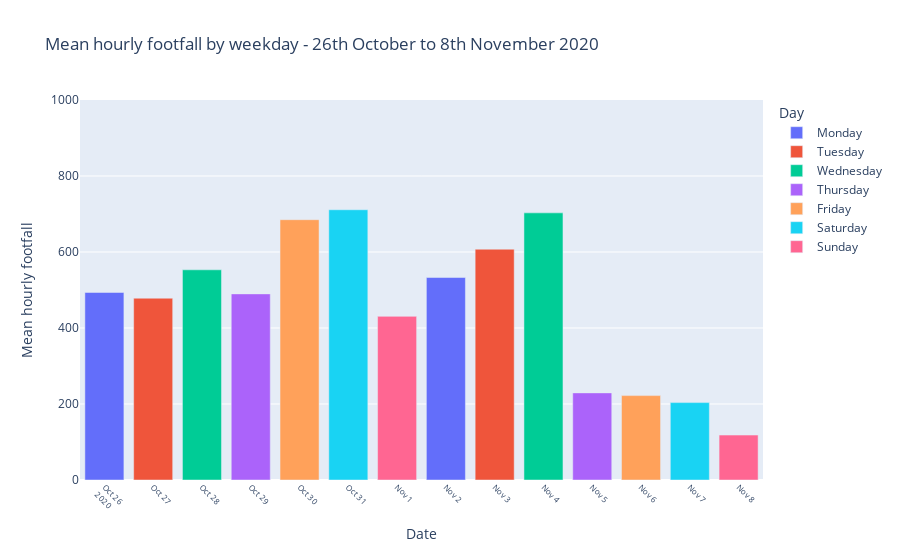

The notebook cell saved with this chart:
### Markdown cell above
This is interesting.  Footfall jumps in the week commencing 12th October.  The tier system was introduced on 14th October, with Liverpool being the only city to be placed in the highest.  Leeds was placed in tier 2, which put restrictions on meeting indoors and on hospitality, particularly pubs and bars.  Perhaps in anticipation of closures, people started flocking into the city centre to make the most of supposed freedoms before things maybe got worse?  This trend certainly continued later into October.

I wonder if it had a huge peak before Leeds was put into tier 3 and the 2nd national lockdown came into force?

### Code cell
data_2020_subset = (footfalldf
        .pipe(start_pipeline)
                 .pipe(remove_new_cameras)
        .pipe(mean_hourly,"day")
        .pipe(reset_df_index)
        .pipe(date_range,"2020-10-26","2020-11-08"))
data_2020_subset['Day_Name'] = data_2020_subset.index.day_name()

bar = px.bar(data_2020_subset,y='Count', title="Mean hourly footfall by weekday - 26th October to 8th November 2020",
             color='Day_Name',hover_data=['Day_Name','Count'],
             labels={'Count': 'Mean hourly footfall', 'DateTime': 'Date', 'Day_Name':'Day'})

bar.update_xaxes(nticks=26,tickangle=45,tickfont=dict(size=8))
bar.update_yaxes(range=[0,1000])

bar.show()

### Figure 1 — Plotly figure (JSON) as saved in the notebook; plotly's stock layout.template omitted (floating-point values rounded to 4 significant figures)
{"data": [{"alignmentgroup": "True", "customdata": [["Monday"], ["Monday"]], "hovertemplate": "Day=%{customdata[0]}<br>Date=%{x}<br>Mean hourly footfall=%{y}<extra></extra>", "legendgroup": "Monday", "marker": {"color": "#636efa"}, "name": "Monday", "offsetgroup": "Monday", "orientation": "v", "showlegend": true, "textposition": "auto", "type": "bar", "x": ["2020-10-26T00:00:00", "2020-11-02T00:00:00"], "xaxis": "x", "y": [493.5, 532.8], "yaxis": "y"}, {"alignmentgroup": "True", "customdata": [["Tuesday"], ["Tuesday"]], "hovertemplate": "Day=%{customdata[0]}<br>Date=%{x}<br>Mean hourly footfall=%{y}<extra></extra>", "legendgroup": "Tuesday", "marker": {"color": "#EF553B"}, "name": "Tuesday", "offsetgroup": "Tuesday", "orientation": "v", "showlegend": true, "textposition": "auto", "type": "bar", "x": ["2020-10-27T00:00:00", "2020-11-03T00:00:00"], "xaxis": "x", "y": [478.5, 607.3], "yaxis": "y"}, {"alignmentgroup": "True", "customdata": [["Wednesday"], ["Wednesday"]], "hovertemplate": "Day=%{customdata[0]}<br>Date=%{x}<br>Mean hourly footfall=%{y}<extra></extra>", "legendgroup": "Wednesday", "marker": {"color": "#00cc96"}, "name": "Wednesday", "offsetgroup": "Wednesday", "orientation": "v", "showlegend": true, "textposition": "auto", "type": "bar", "x": ["2020-10-28T00:00:00", "2020-11-04T00:00:00"], "xaxis": "x", "y": [553.1, 703.0], "yaxis": "y"}, {"alignmentgroup": "True", "customdata": [["Thursday"], ["Thursday"]], "hovertemplate": "Day=%{customdata[0]}<br>Date=%{x}<br>Mean hourly footfall=%{y}<extra></extra>", "legendgroup": "Thursday", "marker": {"color": "#ab63fa"}, "name": "Thursday", "offsetgroup": "Thursday", "orientation": "v", "showlegend": true, "textposition": "auto", "type": "bar", "x": ["2020-10-29T00:00:00", "2020-11-05T00:00:00"], "xaxis": "x", "y": [489.8, 229.2], "yaxis": "y"}, {"alignmentgroup": "True", "customdata": [["Friday"], ["Friday"]], "hovertemplate": "Day=%{customdata[0]}<br>Date=%{x}<br>Mean hourly footfall=%{y}<extra></extra>", "legendgroup": "Friday", "marker": {"color": "#FFA15A"}, "name": "Friday", "offsetgroup": "Friday", "orientation": "v", "showlegend": true, "textposition": "auto", "type": "bar", "x": ["2020-10-30T00:00:00", "2020-11-06T00:00:00"], "xaxis": "x", "y": [685.0, 222.1], "yaxis": "y"}, {"alignmentgroup": "True", "customdata": [["Saturday"], ["Saturday"]], "hovertemplate": "Day=%{customdata[0]}<br>Date=%{x}<br>Mean hourly footfall=%{y}<extra></extra>", "legendgroup": "Saturday", "marker": {"color": "#19d3f3"}, "name": "Saturday", "offsetgroup": "Saturday", "orientation": "v", "showlegend": true, "textposition": "auto", "type": "bar", "x": ["2020-10-31T00:00:00", "2020-11-07T00:00:00"], "xaxis": "x", "y": [711.1, 203.7], "yaxis": "y"}, {"alignmentgroup": "True", "customdata": [["Sunday"], ["Sunday"]], "hovertemplate": "Day=%{customdata[0]}<br>Date=%{x}<br>Mean hourly footfall=%{y}<extra></extra>", "legendgroup": "Sunday", "marker": {"color": "#FF6692"}, "name": "Sunday", "offsetgroup": "Sunday", "orientation": "v", "showlegend": true, "textposition": "auto", "type": "bar", "x": ["2020-11-01T00:00:00", "2020-11-08T00:00:00"], "xaxis": "x", "y": [430.6, 118.2], "yaxis": "y"}], "layout": {"barmode": "relative", "legend": {"title": {"text": "Day"}, "tracegroupgap": 0}, "title": {"text": "Mean hourly footfall by weekday - 26th October to 8th November 2020"}, "xaxis": {"anchor": "y", "domain": [0.0, 1.0], "nticks": 26, "tickangle": 45, "tickfont": {"size": 8}, "title": {"text": "Date"}}, "yaxis": {"anchor": "x", "domain": [0.0, 1.0], "range": [0, 1000], "title": {"text": "Mean hourly footfall"}}}}
